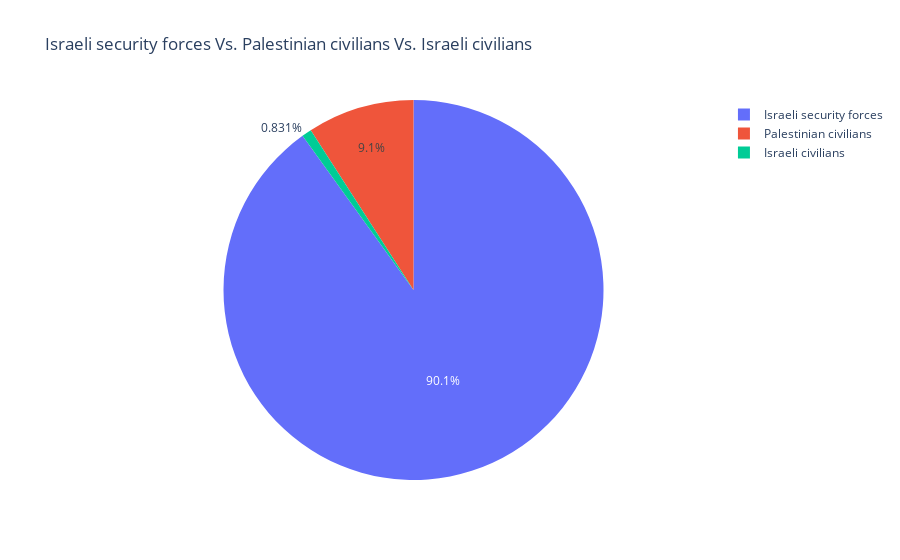

Notebook source saved alongside this figure:
### Code cell
fig7=px.pie(names=df.killed_by.value_counts().index,values=df.killed_by.value_counts().values,title='Israeli security forces Vs. Palestinian civilians Vs. Israeli civilians')
fig7.show()

### Figure 1 — Plotly figure (JSON) as saved in the notebook; plotly's stock layout.template omitted (floating-point values rounded to 4 significant figures)
{"data": [{"domain": {"x": [0, 1], "y": [0, 1]}, "hovertemplate": "label=%{label}<br>value=%{value}<extra></extra>", "labels": ["Israeli security forces", "Palestinian civilians", "Israeli civilians"], "legendgroup": "", "name": "", "showlegend": true, "type": "pie", "values": [9864, 996, 91]}], "layout": {"legend": {"tracegroupgap": 0}, "title": {"text": "Israeli security forces Vs. Palestinian civilians Vs. Israeli civilians"}}}
